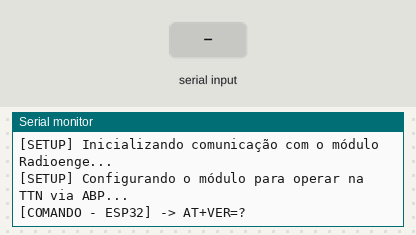
Recording of a sketch running on a simulated ESP32. Shown: the last lines printed to the serial monitor. The test bench sets the inputs (shaded band). The modem accepts every AT command (registered, SIM ready, sends succeed) and sends nothing else.

Above: at 3.8 s.
3.9 s: "1" received over the second serial link
At 6.5 s:
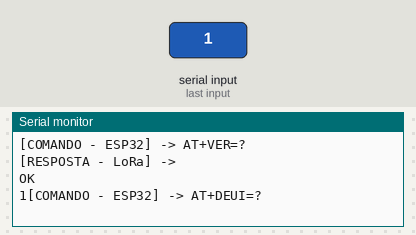
6.9 s: "0" received over the second serial link
At 9.7 s:
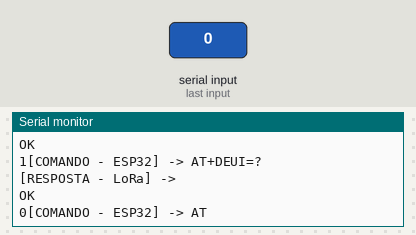
9.9 s: "2" received over the second serial link
At 13.5 s:
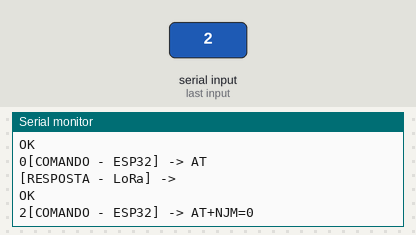

The sketch:

teste_conexao_TTN.ino
```cpp
// =======================================================================
//                    CONFIGURAÇÕES DAS BIBLIOTECAS
// =======================================================================
#include <Arduino.h>

// =======================================================================
//                    CONFIGURAÇÕES DO PROJETO
// =======================================================================

// 1. PINOS DE COMUNICAÇÃO COM O MÓDULO LORA
// Define os pinos de comunicação UART com o módulo LoRa conforme a montagem do seu circuito.
#define LORA_TX 23 // Fio Verde: Pino de Transmissão (TX) do LoRa
#define LORA_RX 22 // Fio Laranja: Pino de Recepção (RX) do LoRa


// 2. CREDENCIAIS ABP (Activation By Personalization)
// ⮞⮞⮞ SUBSTITUA OS VALORES ABAIXO PELOS SEUS (COPIADOS DA TTN) ⮜✜✜
// IMPORTANTE: As chaves da TTN devem conter os dois-pontos (:)
const char* DEVADDR = "26:0D:43:45";
const char* APPSKEY = "D9:B2:0A:74:27:CF:C2:A4:4C:42:8C:E6:9D:5D:97:C7";
const char* NWKSKEY = "AB:DE:71:8B:0D:AC:8F:0B:17:87:BE:0B:76:68:54:BE";

// =======================================================================

// Inicializa a porta serial para comunicação com o módulo LoRa
HardwareSerial LoRaSerial(1);

/**
 * @brief Envia um comando AT para o módulo LoRa, imprime a comunicação
 *        no Monitor Serial e verifica a resposta.
 * @param comando O comando AT a ser enviado (sem \r\n).
 * @param timeout O tempo máximo de espera pela resposta em milissegundos.
 * @return true se o módulo responder "OK", false para "ERROR" ou timeout.
 **/

void enviaComandoLoRa(const String& comando, unsigned long timeout = 3000) {
  // Limpa qualquer dado antigo no buffer de recepção
  while (LoRaSerial.available()) LoRaSerial.read();

  // Envia o comando para o módulo
  LoRaSerial.print(comando + "\r\n");

  // Imprime o comando enviado no Monitor Serial para depuração
  Serial.print("[COMANDO - ESP32] -> ");
  Serial.println(comando);

  unsigned long start = millis();
  String resposta = "";

  // Aguarda por uma resposta completa
  while (millis() - start < timeout) {
    while (LoRaSerial.available()) {
      char c = LoRaSerial.read();
      resposta += c;  // Armazena a resposta recebida
    }
  }

  // Se houver resposta, imprime o prefixo [RESPOSTA] ->
  if (resposta.length() > 0) {
    Serial.print("[RESPOSTA - LoRa] -> ");
    Serial.print(resposta);
  }
    // Caso não haja resposta, exibe uma mensagem de erro
  else {
    Serial.println("[RESPOSTA] -> Nenhum retorno recebido");
  }

  // Imprime uma linha em branco para separar os comandos/respostas
  // Serial.println();
}

// =======================================================================

void setup() {
  // Inicia o Monitor Serial para depuração
  Serial.begin(115200);
  delay(2000); // Aguarda o Monitor Serial estabilizar

  // Inicia a comunicação serial com o módulo LoRa
  Serial.println("\n[SETUP] Inicializando comunicação com o módulo Radioenge...");
  LoRaSerial.begin(9600, SERIAL_8N1, LORA_RX, LORA_TX);
  delay(1000);

  // --- CONFIGURAÇÃO DO MÓDULO LORAWAN ---
  // A seguir, configuramos o módulo para operar no modo ABP na rede TTN (The Things Network).
  Serial.println("[SETUP] Configurando o módulo para operar na TTN via ABP...\n");

  enviaComandoLoRa("AT+VER=?");                                 // Informa a versão do firmware
  enviaComandoLoRa("AT+DEUI=?");                                // Solicita o DevEUI (Endereço único do dispositivo)
  enviaComandoLoRa("AT");                                       // Testa a comunicação com o módulo
  enviaComandoLoRa("AT+NJM=0");                                 // Define o modo de ativação (ABP)
  enviaComandoLoRa("AT+CLASS=A");                               // Define a classe A para LoRaWAN
  enviaComandoLoRa("AT+ADR=0");                                 // Desativa Adaptive Data Rate (útil para testes)
  enviaComandoLoRa("AT+DR=5");                                  // Define o Data Rate 5 (SF7) para maior largura de banda
  enviaComandoLoRa("AT+DADDR=" + String(DEVADDR));              // Configura o Device Address
  enviaComandoLoRa("AT+NWKSKEY=" + String(NWKSKEY));            // Configura a Network Session Key
  enviaComandoLoRa("AT+APPSKEY=" + String(APPSKEY));            // Configura a Application Session Key
  enviaComandoLoRa("AT+CHMASK=0100:0000:0000:0000:0000:0000");  // Habilita canais 8-15 (AU915 - TTN Brasil)

  Serial.println("\n[SETUP] Configuração finalizada. Módulo pronto.\n");
  Serial.println("--- Iniciando o loop() de operação ---\n");
  delay(2000);
}

// =======================================================================

// 3. INTERVALO DE ENVIO
// Intervalo entre os envios de dados em milissegundos.
// Mínimo recomendado: 60000 (60 segundos) para não violar a política da TTN.
const unsigned long intervalo = 60000;

void loop() {
  static unsigned long ultimaMensagem = 0;

  // Verifica se já passou o tempo para um novo envio
  if (millis() - ultimaMensagem > intervalo) {
    ultimaMensagem = millis();

    // --- PREPARAÇÃO E ENVIO DO PAYLOAD ---

    // Porta serial em uso para comunicação com LoRa
    String porta = "1";
    // Payload em HEX
    String payloadHex = "01020304"; // Dados de exemplo para envio

    // Exibe o payload a ser enviado
    Serial.println("[MSG] Enviando dados: " + porta + ":" + payloadHex);
    enviaComandoLoRa("AT+SENDB=" + porta + ":" + payloadHex, 5000); // Envia o payload via LoRa

    Serial.println("======================================\n");
  }

  // Verifica se o módulo enviou alguma mensagem não solicitada (ex: downlink)
  if (LoRaSerial.available()) {
    String msg = LoRaSerial.readString();
    Serial.print("[LoRa] <- (Mensagem não solicitada): ");
    Serial.println(msg);
  }
}
```

Measured:
- after the input at 3.9 s, the serial monitor: prints a new line after 2.1 s (image 1)
- after the input at 6.9 s, the serial monitor: prints a new line after 2.1 s (image 2)
- after the input at 9.9 s, the serial monitor: prints a new line after 2.1 s (image 3)
